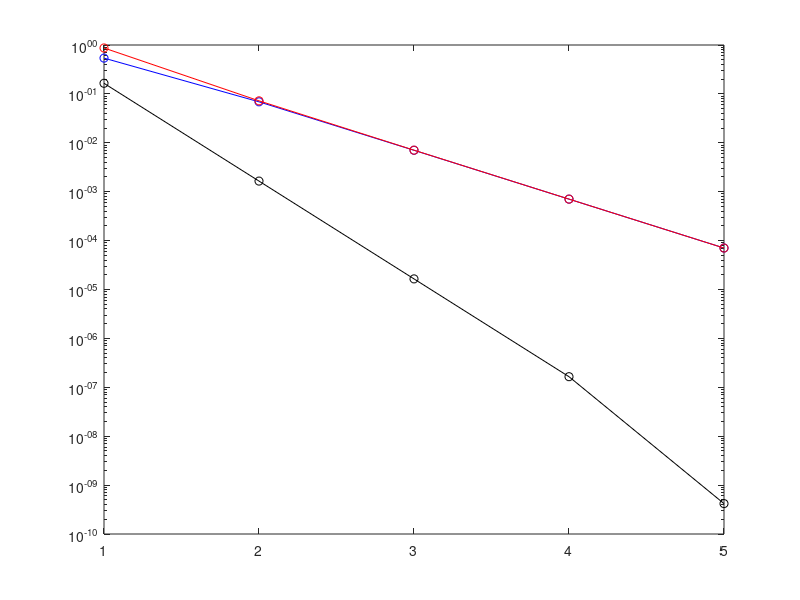

The MATLAB source for this figure:
clear all;
clc;

f = @(x) sin(x) + x;
Df = @(x) cos(x) + 1;

x0 = 3;
n = 5;
hvalue = logspace(-1, -n, n);

for i = 1 : n
    h = hvalue(i);
    sdes(i) = (f(x0 + h) - f(x0)) / h;
    ssin(i) = (f(x0) - f(x0 - h)) / h;
    ssim(i) = (f(x0 + h) - f(x0 - h)) / (2 * h);
end

sol = Df(x0);
errdes = abs(sol - sdes) / abs(sol);
errsin = abs(sol - ssin) / abs(sol);
errsim = abs(sol - ssim) / abs(sol);

figure(1)
semilogy(1:n, errdes, 'bo-')
hold on;
semilogy(1:n, errsin, 'ro-')
semilogy(1:n, errsim, 'ko-')
hold off;